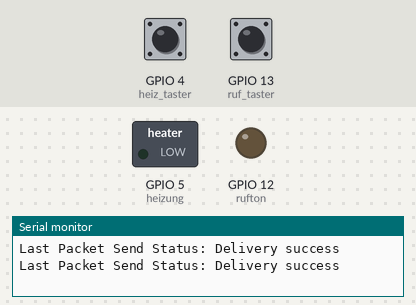
Recording of a sketch running on a simulated ESP8266 (NodeMCU). Shown: switched loads named in the sketch (green lamp = pin HIGH), output pins drawn as LEDs (lit = HIGH), the last lines printed to the serial monitor. The inputs (shaded band) are chosen by the test bench; at power-on: GPIO 13 (ruf_taster) LOW, GPIO 4 (heiz_taster) LOW.

Above: at 1.2 s.
1.3 s: GPIO 13 (ruf_taster) pulled HIGH for 0.15 s
At 2.3 s:
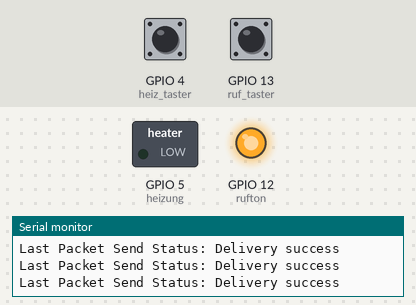
2.9 s: GPIO 4 (heiz_taster) pulled HIGH for 1 s
At 3.7 s:
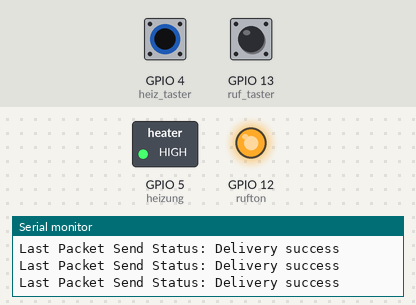
5.4 s: GPIO 13 (ruf_taster) pulled HIGH for 1 s
At 5.6 s:
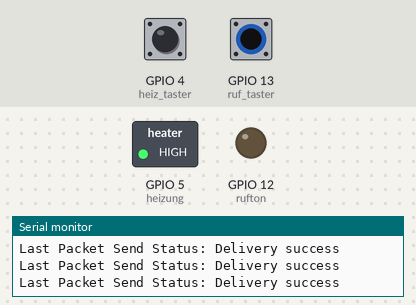
Timing chart, 0 to 8.4 s (numbered marks = the images above; inputs shaded):
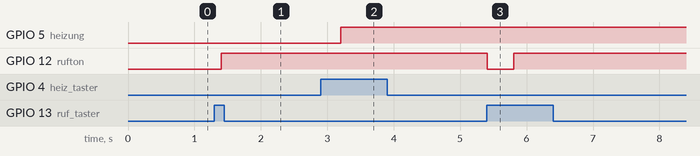

Measured:
- after the input at 1.3 s, GPIO 12 (rufton): LOW → HIGH after 0.10 s
- after the input at 2.9 s, GPIO 5 (heizung): LOW → HIGH after 0.30 s
- after the input at 5.4 s, GPIO 12 (rufton): HIGH → LOW at once, → HIGH 0.40 s later

The sketch:

ESP8266-2-Wege-Huette-Sender.ino
```cpp
#include <ESP8266WiFi.h>
#include <espnow.h>

// MAC-Adresse des Empfängers in der Hütte für den Sender
uint8_t broadcastAddress[] = {0xAC, 0x0B, 0xFB, 0xD0, 0x27, 0x7F};

const int heizung=5, heiz_taster=4;
const int rufton=12, ruf_taster=13;
bool t_signal, t_ea=false, h_signal, h_ea=false;
bool s_rufton=false, s_heizung=false;
bool b_heizung=LOW, b_ruf=LOW, rb_heizung=LOW, rb_ruf=LOW;

//Struktur, um die Tastersignale zu speichern
//Muss mit der Empfängerstruktur übereinstimmen!
typedef struct struct_signale {
    bool b_heizung;
    bool b_ruf;
} struct_signale;

// Eine Signalstruktur zur Übermittlung der Signale definieren
struct_signale signale;

// Eine Signalstruktur für die empfangenen Rücksignale, werden aber nicht gebraucht!
struct_signale rueck_signale;


// Callback when data is sent
void OnDataSent(uint8_t *mac_addr, uint8_t sendStatus) {
  Serial.print("Last Packet Send Status: ");
  if (sendStatus == 0){
    Serial.println("Delivery success");
  }
  else{
    Serial.println("Delivery fail");
  }
}

// Callback when data is received
void OnDataRecv(uint8_t * mac, uint8_t *eingangssignale, uint8_t len) {
  memcpy(&rueck_signale, eingangssignale, sizeof(eingangssignale));
  Serial.print("Bytes received: ");
  Serial.println(len);
  rb_heizung = rueck_signale.b_heizung;
  rb_ruf=rueck_signale.b_ruf;
}

void taster_auswerten(bool signal_1, bool signal_2, bool signal_3, int pin){
  if(signal_1 && !signal_2 && !signal_3){
    if(pin==rufton){   //Rufton
      digitalWrite(rufton, HIGH);
      s_rufton=true;
      t_ea=true;
    }
    if(pin==heizung){   //Heizung
      digitalWrite(heizung, HIGH);
      s_heizung=true;
      h_ea=true;
    }
  }
  if(!signal_1 && signal_3){
    if(pin==rufton) t_ea=false;    //Rufton
    if(pin==heizung) h_ea=false;    //Heizung
  }
  if(signal_1 && !signal_2 && signal_3){
    if(pin==rufton){   //Rufton
      digitalWrite(rufton, LOW);
      s_rufton=false;
    }
    if(pin==heizung){   //Heizung
      digitalWrite(heizung, LOW);
      s_heizung=false;
    }
  }
  delay(200);
}

void printIncomingReadings(){
  // Display Readings in Serial Monitor
  Serial.println("INCOMING READINGS");
  Serial.print("Heizung: ");
  Serial.print("Rufton: ");
  Serial.print(rb_ruf);
}

void setup() {
  pinMode(rufton, OUTPUT);
  digitalWrite(rufton, LOW);
  pinMode(heizung, OUTPUT);
  digitalWrite(heizung, LOW);
  pinMode(heiz_taster, INPUT);
  digitalWrite(heiz_taster, LOW);
  // Init Serial Monitor
  Serial.begin(115200);

  // Setze das Gerät als Wi-Fi Station
  WiFi.mode(WIFI_STA);
  WiFi.disconnect();

  // Initialisiere ESP-NOW
  if (esp_now_init() != 0) {
    Serial.println("Error initializing ESP-NOW");
    return;
  }

  // ESP-NOW Rolle setzen
  esp_now_set_self_role(ESP_NOW_ROLE_COMBO);

  // Once ESPNow is successfully Init, we will register for Send CB to
  // get the status of Trasnmitted packet
  esp_now_register_send_cb(OnDataSent);

  // Register peer
  esp_now_add_peer(broadcastAddress, ESP_NOW_ROLE_COMBO, 1, NULL, 0);

  // Register for a callback function that will be called when data is received
  esp_now_register_recv_cb(OnDataRecv);
}

void loop() {
//
//Hole die Tasterstellungen
//
  h_signal=digitalRead(heiz_taster); // Signal-Taster Heizung abfragen
  s_heizung=digitalRead(heizung);     // Status Anzeige Signal-Taster Heizung abfragen: gedrückt/nicht gedrückt
  taster_auswerten(h_signal, h_ea, s_heizung, heizung); //Taster auswerten für Status Heiz-Kontrollampe und Sendesignal
  t_signal=digitalRead(ruf_taster); // Signal-Taster Rufen abfragen
  s_rufton=digitalRead(rufton);     // Status Anzeige Signal-Taster Rufen abfragen: gedrückt/nicht gedrückt
  taster_auswerten(t_signal, t_ea, s_rufton, rufton); //Taster auswerten für Status Ruf-Kontrollampe und Sendesignal
//
//Setze die Werte zum Versenden
//
    signale.b_heizung = digitalRead(heizung);
    signale.b_ruf= digitalRead(rufton);
//
// Versende via ESP-NOW
//
    esp_now_send(broadcastAddress, (uint8_t *) &signale, sizeof(signale));

    // Print incoming readings
//    printIncomingReadings();
}
```
